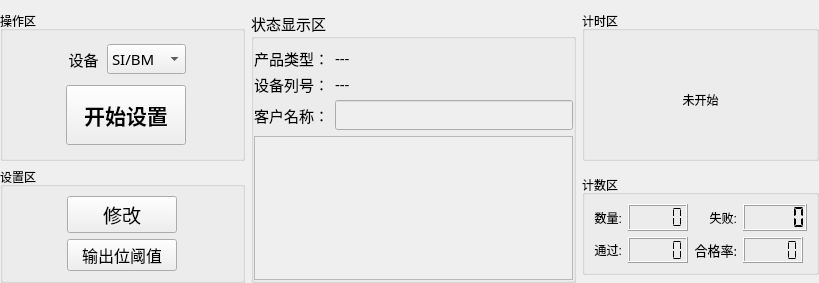
<?xml version="1.0" encoding="UTF-8"?>
<ui version="4.0">
 <class>Home_WorkWid</class>
 <widget class="QWidget" name="Home_WorkWid">
  <property name="geometry">
   <rect>
    <x>0</x>
    <y>0</y>
    <width>819</width>
    <height>267</height>
   </rect>
  </property>
  <property name="windowTitle">
   <string>Form</string>
  </property>
  <layout class="QGridLayout" name="gridLayout">
   <property name="leftMargin">
    <number>0</number>
   </property>
   <property name="rightMargin">
    <number>0</number>
   </property>
   <property name="bottomMargin">
    <number>0</number>
   </property>
   <item row="0" column="1" rowspan="3">
    <widget class="QGroupBox" name="groupBox_6">
     <property name="font">
      <font>
       <family>微软雅黑</family>
       <pointsize>11</pointsize>
      </font>
     </property>
     <property name="title">
      <string>状态显示区</string>
     </property>
     <layout class="QGridLayout" name="gridLayout_6">
      <property name="leftMargin">
       <number>0</number>
      </property>
      <property name="rightMargin">
       <number>0</number>
      </property>
      <property name="bottomMargin">
       <number>0</number>
      </property>
      <item row="0" column="0">
       <widget class="QLabel" name="label_33">
        <property name="minimumSize">
         <size>
          <width>0</width>
          <height>20</height>
         </size>
        </property>
        <property name="maximumSize">
         <size>
          <width>90</width>
          <height>30</height>
         </size>
        </property>
        <property name="text">
         <string>产品类型：</string>
        </property>
        <property name="alignment">
         <set>Qt::AlignCenter</set>
        </property>
       </widget>
      </item>
      <item row="0" column="1">
       <widget class="QLabel" name="devLab">
        <property name="minimumSize">
         <size>
          <width>0</width>
          <height>20</height>
         </size>
        </property>
        <property name="text">
         <string>---</string>
        </property>
       </widget>
      </item>
      <item row="1" column="0">
       <widget class="QLabel" name="label_34">
        <property name="minimumSize">
         <size>
          <width>0</width>
          <height>20</height>
         </size>
        </property>
        <property name="maximumSize">
         <size>
          <width>90</width>
          <height>30</height>
         </size>
        </property>
        <property name="text">
         <string>设备列号：</string>
        </property>
        <property name="alignment">
         <set>Qt::AlignCenter</set>
        </property>
       </widget>
      </item>
      <item row="1" column="1">
       <widget class="QLabel" name="snLab">
        <property name="minimumSize">
         <size>
          <width>0</width>
          <height>20</height>
         </size>
        </property>
        <property name="text">
         <string>---</string>
        </property>
       </widget>
      </item>
      <item row="2" column="0">
       <widget class="QLabel" name="label_35">
        <property name="minimumSize">
         <size>
          <width>0</width>
          <height>20</height>
         </size>
        </property>
        <property name="maximumSize">
         <size>
          <width>90</width>
          <height>30</height>
         </size>
        </property>
        <property name="text">
         <string>客户名称：</string>
        </property>
        <property name="alignment">
         <set>Qt::AlignCenter</set>
        </property>
       </widget>
      </item>
      <item row="2" column="1">
       <widget class="QLineEdit" name="userEdit">
        <property name="enabled">
         <bool>false</bool>
        </property>
        <property name="echoMode">
         <enum>QLineEdit::Normal</enum>
        </property>
        <property name="cursorMoveStyle">
         <enum>Qt::LogicalMoveStyle</enum>
        </property>
       </widget>
      </item>
      <item row="3" column="0" colspan="2">
       <widget class="QTextEdit" name="textEdit">
        <property name="enabled">
         <bool>false</bool>
        </property>
       </widget>
      </item>
     </layout>
    </widget>
   </item>
   <item row="0" column="2" rowspan="2">
    <widget class="QGroupBox" name="groupBox_1">
     <property name="minimumSize">
      <size>
       <width>0</width>
       <height>150</height>
      </size>
     </property>
     <property name="maximumSize">
      <size>
       <width>260</width>
       <height>260</height>
      </size>
     </property>
     <property name="title">
      <string>计时区</string>
     </property>
     <layout class="QGridLayout" name="gridLayout_3">
      <property name="leftMargin">
       <number>0</number>
      </property>
      <property name="topMargin">
       <number>10</number>
      </property>
      <property name="rightMargin">
       <number>0</number>
      </property>
      <property name="bottomMargin">
       <number>0</number>
      </property>
      <item row="0" column="0" colspan="2">
       <widget class="QLabel" name="timeLab">
        <property name="text">
         <string>未开始</string>
        </property>
        <property name="alignment">
         <set>Qt::AlignCenter</set>
        </property>
       </widget>
      </item>
     </layout>
    </widget>
   </item>
   <item row="2" column="2">
    <widget class="QGroupBox" name="groupBox_3">
     <property name="maximumSize">
      <size>
       <width>250</width>
       <height>100</height>
      </size>
     </property>
     <property name="title">
      <string>计数区</string>
     </property>
     <layout class="QGridLayout" name="gridLayout_4">
      <item row="0" column="0">
       <widget class="QLabel" name="label_27">
        <property name="maximumSize">
         <size>
          <width>45</width>
          <height>30</height>
         </size>
        </property>
        <property name="text">
         <string>数量:</string>
        </property>
        <property name="alignment">
         <set>Qt::AlignRight|Qt::AlignTrailing|Qt::AlignVCenter</set>
        </property>
       </widget>
      </item>
      <item row="0" column="1">
       <widget class="QLCDNumber" name="allLcd">
        <property name="maximumSize">
         <size>
          <width>60</width>
          <height>30</height>
         </size>
        </property>
        <property name="digitCount">
         <number>5</number>
        </property>
        <property name="segmentStyle">
         <enum>QLCDNumber::Flat</enum>
        </property>
       </widget>
      </item>
      <item row="0" column="2">
       <widget class="QLabel" name="label_28">
        <property name="maximumSize">
         <size>
          <width>45</width>
          <height>30</height>
         </size>
        </property>
        <property name="text">
         <string>失败:</string>
        </property>
        <property name="alignment">
         <set>Qt::AlignRight|Qt::AlignTrailing|Qt::AlignVCenter</set>
        </property>
       </widget>
      </item>
      <item row="0" column="3">
       <widget class="QLCDNumber" name="errLcd">
        <property name="maximumSize">
         <size>
          <width>70</width>
          <height>35</height>
         </size>
        </property>
        <property name="digitCount">
         <number>5</number>
        </property>
        <property name="segmentStyle">
         <enum>QLCDNumber::Flat</enum>
        </property>
        <property name="value" stdset="0">
         <double>0.000000000000000</double>
        </property>
        <property name="intValue" stdset="0">
         <number>0</number>
        </property>
       </widget>
      </item>
      <item row="1" column="0">
       <widget class="QLabel" name="label_29">
        <property name="maximumSize">
         <size>
          <width>45</width>
          <height>30</height>
         </size>
        </property>
        <property name="text">
         <string>通过:</string>
        </property>
        <property name="alignment">
         <set>Qt::AlignRight|Qt::AlignTrailing|Qt::AlignVCenter</set>
        </property>
       </widget>
      </item>
      <item row="1" column="1">
       <widget class="QLCDNumber" name="okLcd">
        <property name="maximumSize">
         <size>
          <width>60</width>
          <height>30</height>
         </size>
        </property>
        <property name="digitCount">
         <number>5</number>
        </property>
        <property name="segmentStyle">
         <enum>QLCDNumber::Flat</enum>
        </property>
        <property name="intValue" stdset="0">
         <number>0</number>
        </property>
       </widget>
      </item>
      <item row="1" column="2">
       <widget class="QLabel" name="label_30">
        <property name="maximumSize">
         <size>
          <width>60</width>
          <height>30</height>
         </size>
        </property>
        <property name="font">
         <font>
          <family>微软雅黑</family>
          <pointsize>10</pointsize>
         </font>
        </property>
        <property name="text">
         <string>合格率:</string>
        </property>
        <property name="alignment">
         <set>Qt::AlignRight|Qt::AlignTrailing|Qt::AlignVCenter</set>
        </property>
       </widget>
      </item>
      <item row="1" column="3">
       <widget class="QLCDNumber" name="passLcd">
        <property name="maximumSize">
         <size>
          <width>60</width>
          <height>30</height>
         </size>
        </property>
        <property name="digitCount">
         <number>5</number>
        </property>
        <property name="segmentStyle">
         <enum>QLCDNumber::Flat</enum>
        </property>
       </widget>
      </item>
     </layout>
    </widget>
   </item>
   <item row="2" column="0">
    <widget class="QGroupBox" name="groupBox_4">
     <property name="title">
      <string>设置区</string>
     </property>
     <layout class="QGridLayout" name="gridLayout_5">
      <item row="0" column="0">
       <widget class="QPushButton" name="setBtn">
        <property name="minimumSize">
         <size>
          <width>0</width>
          <height>30</height>
         </size>
        </property>
        <property name="maximumSize">
         <size>
          <width>110</width>
          <height>16777215</height>
         </size>
        </property>
        <property name="font">
         <font>
          <pointsize>14</pointsize>
         </font>
        </property>
        <property name="text">
         <string>修改</string>
        </property>
       </widget>
      </item>
      <item row="1" column="0">
       <widget class="QPushButton" name="outputBtn">
        <property name="minimumSize">
         <size>
          <width>0</width>
          <height>30</height>
         </size>
        </property>
        <property name="maximumSize">
         <size>
          <width>110</width>
          <height>16777215</height>
         </size>
        </property>
        <property name="font">
         <font>
          <family>Agency FB</family>
          <pointsize>12</pointsize>
         </font>
        </property>
        <property name="text">
         <string>输出位阈值</string>
        </property>
       </widget>
      </item>
     </layout>
    </widget>
   </item>
   <item row="0" column="0" rowspan="2">
    <widget class="QGroupBox" name="groupBox_5">
     <property name="maximumSize">
      <size>
       <width>245</width>
       <height>16777215</height>
      </size>
     </property>
     <property name="title">
      <string>操作区</string>
     </property>
     <layout class="QGridLayout" name="gridLayout_2">
      <item row="0" column="0">
       <spacer name="horizontalSpacer">
        <property name="orientation">
         <enum>Qt::Horizontal</enum>
        </property>
        <property name="sizeHint" stdset="0">
         <size>
          <width>50</width>
          <height>20</height>
         </size>
        </property>
       </spacer>
      </item>
      <item row="0" column="1">
       <widget class="QLabel" name="label_9">
        <property name="minimumSize">
         <size>
          <width>0</width>
          <height>35</height>
         </size>
        </property>
        <property name="maximumSize">
         <size>
          <width>35</width>
          <height>35</height>
         </size>
        </property>
        <property name="font">
         <font>
          <family>微软雅黑</family>
          <pointsize>11</pointsize>
         </font>
        </property>
        <property name="text">
         <string>设备</string>
        </property>
        <property name="alignment">
         <set>Qt::AlignCenter</set>
        </property>
       </widget>
      </item>
      <item row="0" column="2">
       <widget class="QComboBox" name="typeComboBox">
        <property name="minimumSize">
         <size>
          <width>0</width>
          <height>30</height>
         </size>
        </property>
        <property name="font">
         <font>
          <family>微软雅黑</family>
          <pointsize>11</pointsize>
         </font>
        </property>
        <item>
         <property name="text">
          <string>SI/BM</string>
         </property>
        </item>
        <item>
         <property name="text">
          <string>IP-PDU</string>
         </property>
        </item>
        <item>
         <property name="text">
          <string>MPDU</string>
         </property>
        </item>
       </widget>
      </item>
      <item row="0" column="3">
       <spacer name="horizontalSpacer_2">
        <property name="orientation">
         <enum>Qt::Horizontal</enum>
        </property>
        <property name="sizeHint" stdset="0">
         <size>
          <width>37</width>
          <height>20</height>
         </size>
        </property>
       </spacer>
      </item>
      <item row="1" column="0">
       <spacer name="horizontalSpacer_4">
        <property name="orientation">
         <enum>Qt::Horizontal</enum>
        </property>
        <property name="sizeHint" stdset="0">
         <size>
          <width>54</width>
          <height>20</height>
         </size>
        </property>
       </spacer>
      </item>
      <item row="1" column="1" colspan="2">
       <widget class="QPushButton" name="startBtn">
        <property name="minimumSize">
         <size>
          <width>120</width>
          <height>0</height>
         </size>
        </property>
        <property name="maximumSize">
         <size>
          <width>200</width>
          <height>60</height>
         </size>
        </property>
        <property name="font">
         <font>
          <family>微软雅黑</family>
          <pointsize>16</pointsize>
          <weight>75</weight>
          <bold>true</bold>
         </font>
        </property>
        <property name="text">
         <string>开始设置</string>
        </property>
       </widget>
      </item>
      <item row="1" column="3">
       <spacer name="horizontalSpacer_3">
        <property name="orientation">
         <enum>Qt::Horizontal</enum>
        </property>
        <property name="sizeHint" stdset="0">
         <size>
          <width>40</width>
          <height>20</height>
         </size>
        </property>
       </spacer>
      </item>
     </layout>
    </widget>
   </item>
  </layout>
 </widget>
 <resources/>
 <connections/>
</ui>
